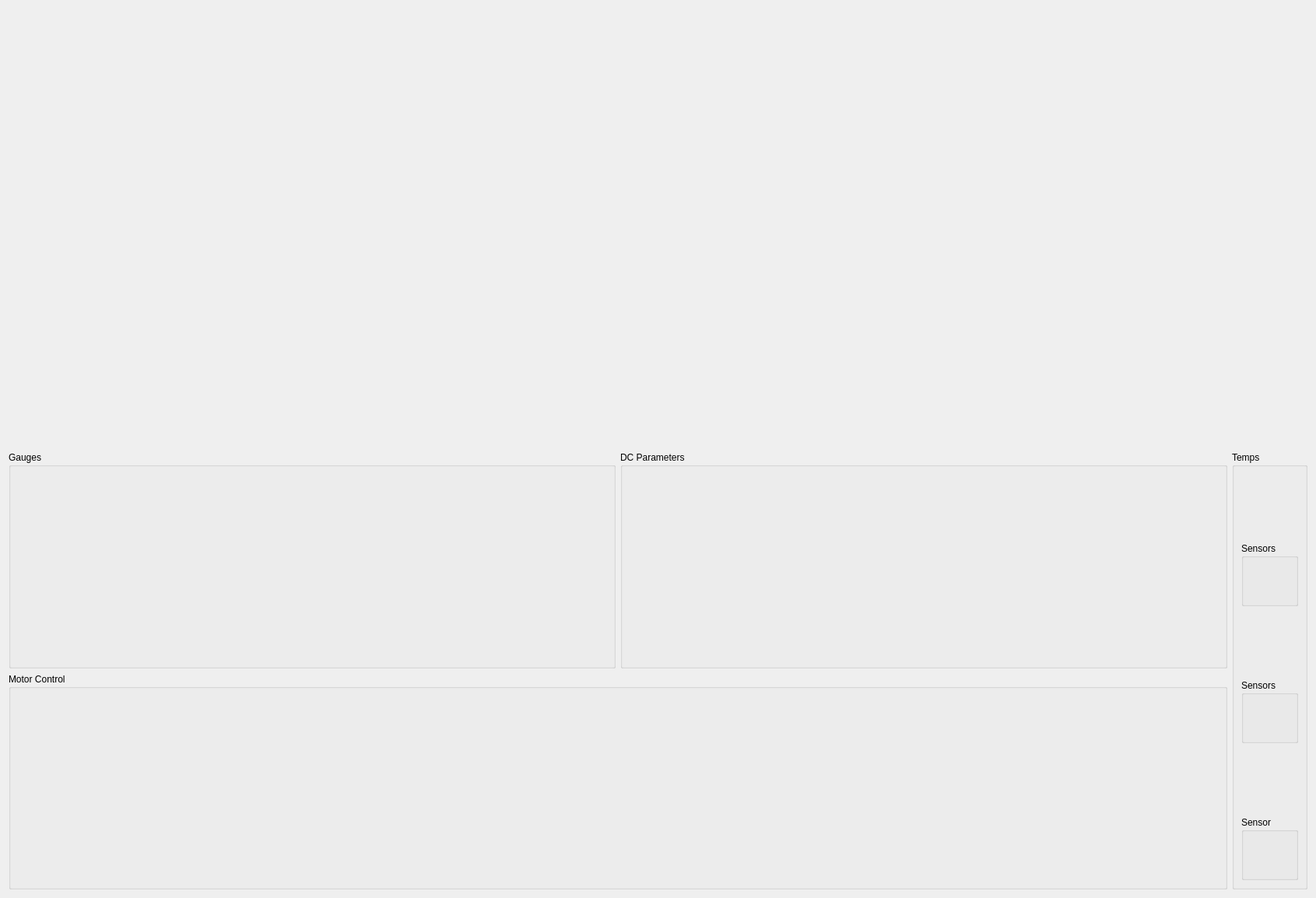
<?xml version="1.0" encoding="UTF-8"?>
<ui version="4.0">
 <class>Form</class>
 <widget class="QWidget" name="Form">
  <property name="geometry">
   <rect>
    <x>0</x>
    <y>0</y>
    <width>1691</width>
    <height>1154</height>
   </rect>
  </property>
  <property name="windowTitle">
   <string>Form</string>
  </property>
  <layout class="QVBoxLayout" name="verticalLayout_5">
   <item>
    <layout class="QHBoxLayout" name="horizontalLayout">
     <item>
      <widget class="Led" name="led">
       <property name="sizePolicy">
        <sizepolicy hsizetype="Preferred" vsizetype="Preferred">
         <horstretch>0</horstretch>
         <verstretch>0</verstretch>
        </sizepolicy>
       </property>
       <property name="frame" stdset="0">
        <string>StatusBits</string>
       </property>
       <property name="signal" stdset="0">
        <string>RxEnable</string>
       </property>
      </widget>
     </item>
     <item>
      <widget class="Toggle" name="toggle">
       <property name="sizePolicy">
        <sizepolicy hsizetype="Preferred" vsizetype="Fixed">
         <horstretch>0</horstretch>
         <verstretch>0</verstretch>
        </sizepolicy>
       </property>
       <property name="frame" stdset="0">
        <string>CommandBits</string>
       </property>
       <property name="signal" stdset="0">
        <string>Enable</string>
       </property>
       <property name="tx" stdset="0">
        <bool>true</bool>
       </property>
      </widget>
     </item>
     <item>
      <layout class="QGridLayout" name="gridLayout">
       <item row="1" column="0">
        <widget class="Led" name="led_3">
         <property name="frame" stdset="0">
          <string>StatusBits</string>
         </property>
         <property name="signal" stdset="0">
          <string>RxSpeedTorqueControl</string>
         </property>
        </widget>
       </item>
       <item row="0" column="3">
        <widget class="Led" name="led_5">
         <property name="frame" stdset="0">
          <string>StatusBits</string>
         </property>
         <property name="signal" stdset="0">
          <string>UVLOFltOvr</string>
         </property>
        </widget>
       </item>
       <item row="0" column="4">
        <widget class="Check" name="check_4">
         <property name="frame" stdset="0">
          <string>CommandBits</string>
         </property>
         <property name="signal" stdset="0">
          <string>UVLOFltOvr</string>
         </property>
         <property name="tx" stdset="0">
          <bool>true</bool>
         </property>
        </widget>
       </item>
       <item row="0" column="1">
        <widget class="Check" name="check">
         <property name="frame" stdset="0">
          <string>CommandBits</string>
         </property>
         <property name="signal" stdset="0">
          <string>Mode</string>
         </property>
         <property name="tx" stdset="0">
          <bool>true</bool>
         </property>
        </widget>
       </item>
       <item row="1" column="4">
        <widget class="Check" name="check_3">
         <property name="frame" stdset="0">
          <string>CommandBits</string>
         </property>
         <property name="signal" stdset="0">
          <string>Direction</string>
         </property>
         <property name="tx" stdset="0">
          <bool>true</bool>
         </property>
        </widget>
       </item>
       <item row="1" column="1">
        <widget class="Check" name="check_2">
         <property name="frame" stdset="0">
          <string>CommandBits</string>
         </property>
         <property name="signal" stdset="0">
          <string>SpeedTorqueControl</string>
         </property>
         <property name="tx" stdset="0">
          <bool>true</bool>
         </property>
        </widget>
       </item>
       <item row="0" column="0">
        <widget class="Led" name="led_2">
         <property name="frame" stdset="0">
          <string>StatusBits</string>
         </property>
         <property name="signal" stdset="0">
          <string>RxMode</string>
         </property>
        </widget>
       </item>
       <item row="1" column="3">
        <widget class="Led" name="led_4">
         <property name="frame" stdset="0">
          <string>StatusBits</string>
         </property>
         <property name="signal" stdset="0">
          <string>RxDirection</string>
         </property>
        </widget>
       </item>
       <item row="0" column="5">
        <widget class="Enum" name="enum_4">
         <property name="frame" stdset="0">
          <string>CommandBits</string>
         </property>
         <property name="signal" stdset="0">
          <string>UVLOFltOvr</string>
         </property>
         <property name="tx" stdset="0">
          <bool>true</bool>
         </property>
        </widget>
       </item>
       <item row="0" column="2">
        <widget class="Enum" name="enum_2">
         <property name="frame" stdset="0">
          <string>CommandBits</string>
         </property>
         <property name="signal" stdset="0">
          <string>Mode</string>
         </property>
         <property name="tx" stdset="0">
          <bool>true</bool>
         </property>
        </widget>
       </item>
       <item row="1" column="5">
        <widget class="Enum" name="enum_5">
         <property name="frame" stdset="0">
          <string>CommandBits</string>
         </property>
         <property name="signal" stdset="0">
          <string>Direction</string>
         </property>
         <property name="tx" stdset="0">
          <bool>true</bool>
         </property>
        </widget>
       </item>
       <item row="1" column="2">
        <widget class="Enum" name="enum_3">
         <property name="frame" stdset="0">
          <string>CommandBits</string>
         </property>
         <property name="signal" stdset="0">
          <string>SpeedTorqueControl</string>
         </property>
         <property name="tx" stdset="0">
          <bool>true</bool>
         </property>
        </widget>
       </item>
      </layout>
     </item>
    </layout>
   </item>
   <item>
    <layout class="QHBoxLayout" name="horizontalLayout_3">
     <item>
      <layout class="QVBoxLayout" name="verticalLayout_4">
       <item>
        <layout class="QHBoxLayout" name="horizontalLayout_2">
         <item>
          <widget class="QGroupBox" name="groupBox">
           <property name="sizePolicy">
            <sizepolicy hsizetype="MinimumExpanding" vsizetype="Preferred">
             <horstretch>0</horstretch>
             <verstretch>0</verstretch>
            </sizepolicy>
           </property>
           <property name="title">
            <string>Gauges</string>
           </property>
           <layout class="QVBoxLayout" name="verticalLayout_2">
            <item>
             <layout class="QVBoxLayout" name="verticalLayout">
              <item>
               <widget class="Scale" name="scale">
                <property name="sizePolicy">
                 <sizepolicy hsizetype="MinimumExpanding" vsizetype="Preferred">
                  <horstretch>0</horstretch>
                  <verstretch>0</verstretch>
                 </sizepolicy>
                </property>
                <property name="frame" stdset="0">
                 <string>StatusMotorTorque</string>
                </property>
                <property name="signal" stdset="0">
                 <string>TorqueMeasured</string>
                </property>
               </widget>
              </item>
              <item>
               <widget class="Epc" name="epc">
                <property name="frame" stdset="0">
                 <string>StatusMotorTorque</string>
                </property>
                <property name="signal" stdset="0">
                 <string>TorqueMeasured</string>
                </property>
               </widget>
              </item>
              <item>
               <widget class="Scale" name="scale_2">
                <property name="sizePolicy">
                 <sizepolicy hsizetype="MinimumExpanding" vsizetype="Preferred">
                  <horstretch>0</horstretch>
                  <verstretch>0</verstretch>
                 </sizepolicy>
                </property>
                <property name="frame" stdset="0">
                 <string>StatusMotorSpeed</string>
                </property>
                <property name="signal" stdset="0">
                 <string>SpeedMeasured</string>
                </property>
               </widget>
              </item>
              <item>
               <widget class="Epc" name="epc_2">
                <property name="frame" stdset="0">
                 <string>StatusMotorSpeed</string>
                </property>
                <property name="signal" stdset="0">
                 <string>SpeedMeasured</string>
                </property>
               </widget>
              </item>
             </layout>
            </item>
           </layout>
          </widget>
         </item>
         <item>
          <widget class="QGroupBox" name="groupBox_2">
           <property name="sizePolicy">
            <sizepolicy hsizetype="MinimumExpanding" vsizetype="Preferred">
             <horstretch>0</horstretch>
             <verstretch>0</verstretch>
            </sizepolicy>
           </property>
           <property name="title">
            <string>DC Parameters</string>
           </property>
           <layout class="QVBoxLayout" name="verticalLayout_3">
            <item>
             <widget class="Scale" name="scale_3">
              <property name="sizePolicy">
               <sizepolicy hsizetype="MinimumExpanding" vsizetype="Preferred">
                <horstretch>0</horstretch>
                <verstretch>0</verstretch>
               </sizepolicy>
              </property>
              <property name="frame" stdset="0">
               <string>StatusDCParameters</string>
              </property>
              <property name="signal" stdset="0">
               <string>VoltageDC</string>
              </property>
             </widget>
            </item>
            <item>
             <widget class="Epc" name="epc_3">
              <property name="frame" stdset="0">
               <string>StatusDCParameters</string>
              </property>
              <property name="signal" stdset="0">
               <string>VoltageDC</string>
              </property>
             </widget>
            </item>
            <item>
             <widget class="Scale" name="scale_4">
              <property name="sizePolicy">
               <sizepolicy hsizetype="MinimumExpanding" vsizetype="Preferred">
                <horstretch>0</horstretch>
                <verstretch>0</verstretch>
               </sizepolicy>
              </property>
              <property name="frame" stdset="0">
               <string>StatusDCParameters</string>
              </property>
              <property name="signal" stdset="0">
               <string>CurrentDC</string>
              </property>
             </widget>
            </item>
            <item>
             <widget class="Epc" name="epc_4">
              <property name="frame" stdset="0">
               <string>StatusDCParameters</string>
              </property>
              <property name="signal" stdset="0">
               <string>CurrentDC</string>
              </property>
             </widget>
            </item>
            <item>
             <widget class="Scale" name="scale_5">
              <property name="sizePolicy">
               <sizepolicy hsizetype="MinimumExpanding" vsizetype="Preferred">
                <horstretch>0</horstretch>
                <verstretch>0</verstretch>
               </sizepolicy>
              </property>
              <property name="frame" stdset="0">
               <string>StatusPower</string>
              </property>
              <property name="signal" stdset="0">
               <string>PowerIn</string>
              </property>
             </widget>
            </item>
            <item>
             <widget class="Epc" name="epc_5">
              <property name="frame" stdset="0">
               <string>StatusPower</string>
              </property>
              <property name="signal" stdset="0">
               <string>PowerIn</string>
              </property>
             </widget>
            </item>
           </layout>
          </widget>
         </item>
        </layout>
       </item>
       <item>
        <widget class="QGroupBox" name="groupBox_3">
         <property name="sizePolicy">
          <sizepolicy hsizetype="MinimumExpanding" vsizetype="Preferred">
           <horstretch>0</horstretch>
           <verstretch>0</verstretch>
          </sizepolicy>
         </property>
         <property name="title">
          <string>Motor Control</string>
         </property>
         <layout class="QGridLayout" name="gridLayout_3">
          <item row="0" column="0">
           <layout class="QGridLayout" name="gridLayout_2">
            <item row="0" column="0" colspan="2">
             <widget class="HorizontalSlider" name="horizontalslider">
              <property name="sizePolicy">
               <sizepolicy hsizetype="MinimumExpanding" vsizetype="Fixed">
                <horstretch>0</horstretch>
                <verstretch>0</verstretch>
               </sizepolicy>
              </property>
              <property name="frame" stdset="0">
               <string>CommandMotorVariables</string>
              </property>
              <property name="signal" stdset="0">
               <string>TorqueCommand</string>
              </property>
              <property name="tx" stdset="0">
               <bool>true</bool>
              </property>
             </widget>
            </item>
            <item row="0" column="2">
             <widget class="Epc" name="epc_6">
              <property name="sizePolicy">
               <sizepolicy hsizetype="Maximum" vsizetype="Fixed">
                <horstretch>0</horstretch>
                <verstretch>0</verstretch>
               </sizepolicy>
              </property>
              <property name="frame" stdset="0">
               <string>CommandMotorVariables</string>
              </property>
              <property name="signal" stdset="0">
               <string>TorqueCommand</string>
              </property>
              <property name="tx" stdset="0">
               <bool>true</bool>
              </property>
             </widget>
            </item>
            <item row="1" column="5">
             <widget class="Epc" name="epc_9">
              <property name="sizePolicy">
               <sizepolicy hsizetype="Maximum" vsizetype="Fixed">
                <horstretch>0</horstretch>
                <verstretch>0</verstretch>
               </sizepolicy>
              </property>
              <property name="frame" stdset="0">
               <string>StatusMotorSpeed</string>
              </property>
              <property name="signal" stdset="0">
               <string>SpeedMeasured</string>
              </property>
             </widget>
            </item>
            <item row="0" column="5">
             <widget class="Epc" name="epc_11">
              <property name="sizePolicy">
               <sizepolicy hsizetype="Maximum" vsizetype="Fixed">
                <horstretch>0</horstretch>
                <verstretch>0</verstretch>
               </sizepolicy>
              </property>
              <property name="frame" stdset="0">
               <string>CommandMotorVariables</string>
              </property>
              <property name="signal" stdset="0">
               <string>SpeedCommand</string>
              </property>
              <property name="tx" stdset="0">
               <bool>true</bool>
              </property>
             </widget>
            </item>
            <item row="1" column="2">
             <widget class="Epc" name="epc_7">
              <property name="sizePolicy">
               <sizepolicy hsizetype="Maximum" vsizetype="Fixed">
                <horstretch>0</horstretch>
                <verstretch>0</verstretch>
               </sizepolicy>
              </property>
              <property name="frame" stdset="0">
               <string>StatusMotorTorque</string>
              </property>
              <property name="signal" stdset="0">
               <string>TorqueMeasured</string>
              </property>
             </widget>
            </item>
            <item row="0" column="3" colspan="2">
             <widget class="HorizontalSlider" name="horizontalslider_3">
              <property name="sizePolicy">
               <sizepolicy hsizetype="MinimumExpanding" vsizetype="Fixed">
                <horstretch>0</horstretch>
                <verstretch>0</verstretch>
               </sizepolicy>
              </property>
              <property name="frame" stdset="0">
               <string>CommandMotorVariables</string>
              </property>
              <property name="signal" stdset="0">
               <string>SpeedCommand</string>
              </property>
              <property name="tx" stdset="0">
               <bool>true</bool>
              </property>
             </widget>
            </item>
           </layout>
          </item>
         </layout>
        </widget>
       </item>
      </layout>
     </item>
     <item>
      <widget class="QGroupBox" name="groupBox_4">
       <property name="sizePolicy">
        <sizepolicy hsizetype="Fixed" vsizetype="Preferred">
         <horstretch>0</horstretch>
         <verstretch>0</verstretch>
        </sizepolicy>
       </property>
       <property name="title">
        <string>Temps</string>
       </property>
       <layout class="QVBoxLayout" name="verticalLayout_6">
        <item>
         <widget class="Scale" name="scale_8">
          <property name="sizePolicy">
           <sizepolicy hsizetype="Preferred" vsizetype="Preferred">
            <horstretch>0</horstretch>
            <verstretch>0</verstretch>
           </sizepolicy>
          </property>
          <property name="frame" stdset="0">
           <string>StatusTempIGBTs</string>
          </property>
          <property name="signal" stdset="0">
           <string>TempIGBT1</string>
          </property>
         </widget>
        </item>
        <item>
         <widget class="QGroupBox" name="groupBox_7">
          <property name="title">
           <string>Sensors</string>
          </property>
          <layout class="QHBoxLayout" name="horizontalLayout_6">
           <item>
            <widget class="Text" name="text">
             <property name="sizePolicy">
              <sizepolicy hsizetype="Fixed" vsizetype="Preferred">
               <horstretch>0</horstretch>
               <verstretch>0</verstretch>
              </sizepolicy>
             </property>
             <property name="frame" stdset="0">
              <string>StatusTempIGBTs</string>
             </property>
             <property name="signal" stdset="0">
              <string>TempIGBT1</string>
             </property>
            </widget>
           </item>
           <item>
            <widget class="Text" name="text_2">
             <property name="sizePolicy">
              <sizepolicy hsizetype="Fixed" vsizetype="Preferred">
               <horstretch>0</horstretch>
               <verstretch>0</verstretch>
              </sizepolicy>
             </property>
             <property name="frame" stdset="0">
              <string>StatusTempIGBTs</string>
             </property>
             <property name="signal" stdset="0">
              <string>TempIGBT2</string>
             </property>
            </widget>
           </item>
          </layout>
         </widget>
        </item>
        <item>
         <widget class="Scale" name="scale_7">
          <property name="sizePolicy">
           <sizepolicy hsizetype="Preferred" vsizetype="Preferred">
            <horstretch>0</horstretch>
            <verstretch>0</verstretch>
           </sizepolicy>
          </property>
          <property name="frame" stdset="0">
           <string>StatusTempMotor</string>
          </property>
          <property name="signal" stdset="0">
           <string>TempMotor1</string>
          </property>
         </widget>
        </item>
        <item>
         <widget class="QGroupBox" name="groupBox_6">
          <property name="title">
           <string>Sensors</string>
          </property>
          <layout class="QHBoxLayout" name="horizontalLayout_4">
           <item>
            <widget class="Text" name="text_3">
             <property name="sizePolicy">
              <sizepolicy hsizetype="Fixed" vsizetype="Preferred">
               <horstretch>0</horstretch>
               <verstretch>0</verstretch>
              </sizepolicy>
             </property>
             <property name="frame" stdset="0">
              <string>StatusTempMotor</string>
             </property>
             <property name="signal" stdset="0">
              <string>TempMotor1</string>
             </property>
            </widget>
           </item>
           <item>
            <widget class="Text" name="text_4">
             <property name="sizePolicy">
              <sizepolicy hsizetype="Fixed" vsizetype="Preferred">
               <horstretch>0</horstretch>
               <verstretch>0</verstretch>
              </sizepolicy>
             </property>
             <property name="frame" stdset="0">
              <string>StatusTempMotor</string>
             </property>
             <property name="signal" stdset="0">
              <string>TempMotor2</string>
             </property>
            </widget>
           </item>
          </layout>
         </widget>
        </item>
        <item>
         <widget class="Scale" name="scale_6">
          <property name="sizePolicy">
           <sizepolicy hsizetype="Preferred" vsizetype="Preferred">
            <horstretch>0</horstretch>
            <verstretch>0</verstretch>
           </sizepolicy>
          </property>
          <property name="frame" stdset="0">
           <string>StatusTempInternal</string>
          </property>
          <property name="signal" stdset="0">
           <string>TempInternal</string>
          </property>
         </widget>
        </item>
        <item>
         <widget class="QGroupBox" name="groupBox_5">
          <property name="title">
           <string>Sensor</string>
          </property>
          <layout class="QHBoxLayout" name="horizontalLayout_5">
           <item>
            <widget class="Epc" name="epc_10">
             <property name="sizePolicy">
              <sizepolicy hsizetype="Maximum" vsizetype="Fixed">
               <horstretch>0</horstretch>
               <verstretch>0</verstretch>
              </sizepolicy>
             </property>
             <property name="frame" stdset="0">
              <string>StatusTempInternal</string>
             </property>
             <property name="signal" stdset="0">
              <string>TempInternal</string>
             </property>
            </widget>
           </item>
          </layout>
         </widget>
        </item>
       </layout>
      </widget>
     </item>
    </layout>
   </item>
  </layout>
 </widget>
 <customwidgets>
  <customwidget>
   <class>Check</class>
   <extends>QWidget</extends>
   <header>epyq.widgets.check</header>
  </customwidget>
  <customwidget>
   <class>Enum</class>
   <extends>QWidget</extends>
   <header>epyq.widgets.enum</header>
  </customwidget>
  <customwidget>
   <class>Epc</class>
   <extends>QWidget</extends>
   <header>epyq.widgets.epc</header>
  </customwidget>
  <customwidget>
   <class>HorizontalSlider</class>
   <extends>QWidget</extends>
   <header>epyq.widgets.horizontalslider</header>
  </customwidget>
  <customwidget>
   <class>Led</class>
   <extends>QWidget</extends>
   <header>epyq.widgets.led</header>
  </customwidget>
  <customwidget>
   <class>Scale</class>
   <extends>QWidget</extends>
   <header>epyq.widgets.scale</header>
  </customwidget>
  <customwidget>
   <class>Text</class>
   <extends>QWidget</extends>
   <header>epyq.widgets.text</header>
  </customwidget>
  <customwidget>
   <class>Toggle</class>
   <extends>QWidget</extends>
   <header>epyq.widgets.toggle</header>
  </customwidget>
 </customwidgets>
 <resources/>
 <connections/>
</ui>
